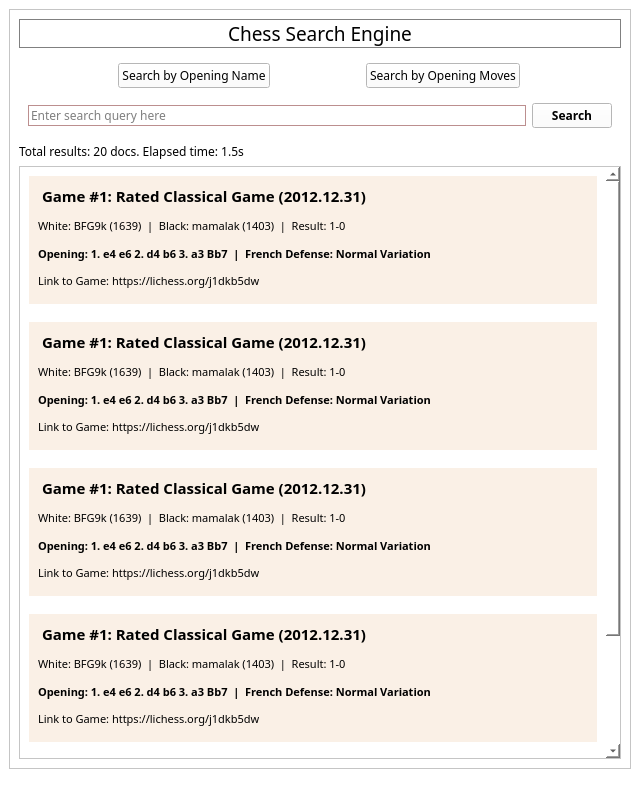
<?xml version="1.0" encoding="UTF-8"?>
<ui version="4.0">
 <class>MainWindow</class>
 <widget class="QMainWindow" name="MainWindow">
  <property name="geometry">
   <rect>
    <x>0</x>
    <y>0</y>
    <width>640</width>
    <height>800</height>
   </rect>
  </property>
  <property name="windowTitle">
   <string>MainWindow</string>
  </property>
  <property name="styleSheet">
   <string notr="true">background-color: rgb(255, 255, 255)</string>
  </property>
  <widget class="QWidget" name="centralwidget">
   <layout class="QVBoxLayout" name="verticalLayout_2">
    <item>
     <widget class="QScrollArea" name="scrollArea">
      <property name="widgetResizable">
       <bool>true</bool>
      </property>
      <widget class="QWidget" name="scrollAreaWidgetContents">
       <property name="geometry">
        <rect>
         <x>0</x>
         <y>0</y>
         <width>620</width>
         <height>739</height>
        </rect>
       </property>
       <layout class="QVBoxLayout" name="verticalLayout">
        <item>
         <widget class="QLabel" name="label_21">
          <property name="font">
           <font>
            <family>Lucida Sans</family>
            <pointsize>14</pointsize>
            <weight>50</weight>
            <bold>false</bold>
           </font>
          </property>
          <property name="styleSheet">
           <string notr="true">border: 1px solid grey</string>
          </property>
          <property name="text">
           <string>Chess Search Engine</string>
          </property>
          <property name="alignment">
           <set>Qt::AlignCenter</set>
          </property>
          <property name="margin">
           <number>8</number>
          </property>
         </widget>
        </item>
        <item>
         <widget class="QWidget" name="widget" native="true">
          <layout class="QHBoxLayout" name="horizontalLayout_2">
           <property name="bottomMargin">
            <number>0</number>
           </property>
           <item>
            <widget class="QPushButton" name="pushButton_2">
             <property name="sizePolicy">
              <sizepolicy hsizetype="Fixed" vsizetype="Fixed">
               <horstretch>0</horstretch>
               <verstretch>0</verstretch>
              </sizepolicy>
             </property>
             <property name="font">
              <font>
               <family>Lucida Sans</family>
               <pointsize>9</pointsize>
               <weight>50</weight>
               <bold>false</bold>
              </font>
             </property>
             <property name="text">
              <string>Search by Opening Name</string>
             </property>
             <property name="checkable">
              <bool>true</bool>
             </property>
            </widget>
           </item>
           <item>
            <widget class="QPushButton" name="pushButton_3">
             <property name="sizePolicy">
              <sizepolicy hsizetype="Fixed" vsizetype="Fixed">
               <horstretch>0</horstretch>
               <verstretch>0</verstretch>
              </sizepolicy>
             </property>
             <property name="font">
              <font>
               <family>Lucida Sans</family>
               <pointsize>9</pointsize>
              </font>
             </property>
             <property name="text">
              <string>Search by Opening Moves</string>
             </property>
             <property name="checkable">
              <bool>true</bool>
             </property>
            </widget>
           </item>
          </layout>
         </widget>
        </item>
        <item>
         <widget class="QWidget" name="widget_2" native="true">
          <layout class="QHBoxLayout" name="horizontalLayout_3">
           <item>
            <widget class="QLineEdit" name="lineEdit">
             <property name="font">
              <font>
               <family>Lucida Sans</family>
               <pointsize>9</pointsize>
              </font>
             </property>
             <property name="toolTip">
              <string/>
             </property>
             <property name="styleSheet">
              <string notr="true">border: 1px solid rosybrown</string>
             </property>
             <property name="placeholderText">
              <string>Enter search query here</string>
             </property>
            </widget>
           </item>
           <item>
            <widget class="QPushButton" name="pushButton">
             <property name="font">
              <font>
               <family>Lucida Sans</family>
               <pointsize>9</pointsize>
               <weight>75</weight>
               <bold>true</bold>
              </font>
             </property>
             <property name="text">
              <string>Search</string>
             </property>
            </widget>
           </item>
          </layout>
         </widget>
        </item>
        <item>
         <widget class="QLabel" name="label_38">
          <property name="font">
           <font>
            <family>Lucida Sans Unicode</family>
           </font>
          </property>
          <property name="text">
           <string>Total results: 20 docs. Elapsed time: 1.5s</string>
          </property>
         </widget>
        </item>
        <item>
         <widget class="QScrollArea" name="scrollArea_2">
          <property name="widgetResizable">
           <bool>true</bool>
          </property>
          <widget class="QWidget" name="scrollAreaWidgetContents_2">
           <property name="geometry">
            <rect>
             <x>0</x>
             <y>-70</y>
             <width>583</width>
             <height>645</height>
            </rect>
           </property>
           <property name="sizePolicy">
            <sizepolicy hsizetype="Preferred" vsizetype="Fixed">
             <horstretch>0</horstretch>
             <verstretch>0</verstretch>
            </sizepolicy>
           </property>
           <property name="styleSheet">
            <string notr="true"/>
           </property>
           <layout class="QVBoxLayout" name="verticalLayout_3">
            <property name="spacing">
             <number>18</number>
            </property>
            <item>
             <widget class="QWidget" name="gridWidget_6" native="true">
              <property name="styleSheet">
               <string notr="true">background-color: linen</string>
              </property>
              <layout class="QVBoxLayout" name="verticalLayout_12">
               <property name="spacing">
                <number>0</number>
               </property>
               <item>
                <widget class="QLabel" name="label_34">
                 <property name="font">
                  <font>
                   <family>Lucida Sans</family>
                   <pointsize>11</pointsize>
                   <weight>75</weight>
                   <bold>true</bold>
                  </font>
                 </property>
                 <property name="styleSheet">
                  <string notr="true">margin-bottom: 5</string>
                 </property>
                 <property name="text">
                  <string>Game #1: Rated Classical Game (2012.12.31)</string>
                 </property>
                 <property name="wordWrap">
                  <bool>true</bool>
                 </property>
                 <property name="textInteractionFlags">
                  <set>Qt::TextSelectableByMouse</set>
                 </property>
                </widget>
               </item>
               <item>
                <widget class="QLabel" name="label_35">
                 <property name="font">
                  <font>
                   <family>Lucida Sans</family>
                   <pointsize>8</pointsize>
                   <weight>50</weight>
                   <bold>false</bold>
                  </font>
                 </property>
                 <property name="text">
                  <string>White: BFG9k (1639)  |  Black: mamalak (1403)  |  Result: 1-0</string>
                 </property>
                 <property name="wordWrap">
                  <bool>false</bool>
                 </property>
                 <property name="textInteractionFlags">
                  <set>Qt::TextSelectableByMouse</set>
                 </property>
                </widget>
               </item>
               <item>
                <widget class="QLabel" name="label_36">
                 <property name="font">
                  <font>
                   <family>Lucida Sans</family>
                   <pointsize>8</pointsize>
                   <weight>75</weight>
                   <bold>true</bold>
                  </font>
                 </property>
                 <property name="text">
                  <string>Opening: 1. e4 e6 2. d4 b6 3. a3 Bb7  |  French Defense: Normal Variation</string>
                 </property>
                 <property name="wordWrap">
                  <bool>true</bool>
                 </property>
                 <property name="textInteractionFlags">
                  <set>Qt::TextSelectableByMouse</set>
                 </property>
                </widget>
               </item>
               <item>
                <widget class="QLabel" name="label_37">
                 <property name="font">
                  <font>
                   <family>Lucida Sans</family>
                   <pointsize>8</pointsize>
                   <weight>50</weight>
                   <bold>false</bold>
                  </font>
                 </property>
                 <property name="text">
                  <string>Link to Game: https://lichess.org/j1dkb5dw</string>
                 </property>
                 <property name="wordWrap">
                  <bool>false</bool>
                 </property>
                 <property name="textInteractionFlags">
                  <set>Qt::TextSelectableByMouse</set>
                 </property>
                </widget>
               </item>
              </layout>
             </widget>
            </item>
            <item>
             <widget class="QWidget" name="gridWidget_5" native="true">
              <property name="styleSheet">
               <string notr="true">background-color: linen</string>
              </property>
              <layout class="QVBoxLayout" name="verticalLayout_11">
               <property name="spacing">
                <number>0</number>
               </property>
               <item>
                <widget class="QLabel" name="label_30">
                 <property name="font">
                  <font>
                   <family>Lucida Sans</family>
                   <pointsize>11</pointsize>
                   <weight>75</weight>
                   <bold>true</bold>
                  </font>
                 </property>
                 <property name="styleSheet">
                  <string notr="true">margin-bottom: 5</string>
                 </property>
                 <property name="text">
                  <string>Game #1: Rated Classical Game (2012.12.31)</string>
                 </property>
                 <property name="wordWrap">
                  <bool>true</bool>
                 </property>
                 <property name="textInteractionFlags">
                  <set>Qt::TextSelectableByMouse</set>
                 </property>
                </widget>
               </item>
               <item>
                <widget class="QLabel" name="label_31">
                 <property name="font">
                  <font>
                   <family>Lucida Sans</family>
                   <pointsize>8</pointsize>
                   <weight>50</weight>
                   <bold>false</bold>
                  </font>
                 </property>
                 <property name="text">
                  <string>White: BFG9k (1639)  |  Black: mamalak (1403)  |  Result: 1-0</string>
                 </property>
                 <property name="wordWrap">
                  <bool>false</bool>
                 </property>
                 <property name="textInteractionFlags">
                  <set>Qt::TextSelectableByMouse</set>
                 </property>
                </widget>
               </item>
               <item>
                <widget class="QLabel" name="label_32">
                 <property name="font">
                  <font>
                   <family>Lucida Sans</family>
                   <pointsize>8</pointsize>
                   <weight>75</weight>
                   <bold>true</bold>
                  </font>
                 </property>
                 <property name="text">
                  <string>Opening: 1. e4 e6 2. d4 b6 3. a3 Bb7  |  French Defense: Normal Variation</string>
                 </property>
                 <property name="wordWrap">
                  <bool>true</bool>
                 </property>
                 <property name="textInteractionFlags">
                  <set>Qt::TextSelectableByMouse</set>
                 </property>
                </widget>
               </item>
               <item>
                <widget class="QLabel" name="label_33">
                 <property name="font">
                  <font>
                   <family>Lucida Sans</family>
                   <pointsize>8</pointsize>
                   <weight>50</weight>
                   <bold>false</bold>
                  </font>
                 </property>
                 <property name="text">
                  <string>Link to Game: https://lichess.org/j1dkb5dw</string>
                 </property>
                 <property name="wordWrap">
                  <bool>false</bool>
                 </property>
                 <property name="textInteractionFlags">
                  <set>Qt::TextSelectableByMouse</set>
                 </property>
                </widget>
               </item>
              </layout>
             </widget>
            </item>
            <item>
             <widget class="QWidget" name="gridWidget_4" native="true">
              <property name="styleSheet">
               <string notr="true">background-color: linen</string>
              </property>
              <layout class="QVBoxLayout" name="verticalLayout_10">
               <property name="spacing">
                <number>0</number>
               </property>
               <item>
                <widget class="QLabel" name="label_26">
                 <property name="font">
                  <font>
                   <family>Lucida Sans</family>
                   <pointsize>11</pointsize>
                   <weight>75</weight>
                   <bold>true</bold>
                  </font>
                 </property>
                 <property name="styleSheet">
                  <string notr="true">margin-bottom: 5</string>
                 </property>
                 <property name="text">
                  <string>Game #1: Rated Classical Game (2012.12.31)</string>
                 </property>
                 <property name="wordWrap">
                  <bool>true</bool>
                 </property>
                 <property name="textInteractionFlags">
                  <set>Qt::TextSelectableByMouse</set>
                 </property>
                </widget>
               </item>
               <item>
                <widget class="QLabel" name="label_27">
                 <property name="font">
                  <font>
                   <family>Lucida Sans</family>
                   <pointsize>8</pointsize>
                   <weight>50</weight>
                   <bold>false</bold>
                  </font>
                 </property>
                 <property name="text">
                  <string>White: BFG9k (1639)  |  Black: mamalak (1403)  |  Result: 1-0</string>
                 </property>
                 <property name="wordWrap">
                  <bool>false</bool>
                 </property>
                 <property name="textInteractionFlags">
                  <set>Qt::TextSelectableByMouse</set>
                 </property>
                </widget>
               </item>
               <item>
                <widget class="QLabel" name="label_28">
                 <property name="font">
                  <font>
                   <family>Lucida Sans</family>
                   <pointsize>8</pointsize>
                   <weight>75</weight>
                   <bold>true</bold>
                  </font>
                 </property>
                 <property name="text">
                  <string>Opening: 1. e4 e6 2. d4 b6 3. a3 Bb7  |  French Defense: Normal Variation</string>
                 </property>
                 <property name="wordWrap">
                  <bool>true</bool>
                 </property>
                 <property name="textInteractionFlags">
                  <set>Qt::TextSelectableByMouse</set>
                 </property>
                </widget>
               </item>
               <item>
                <widget class="QLabel" name="label_29">
                 <property name="font">
                  <font>
                   <family>Lucida Sans</family>
                   <pointsize>8</pointsize>
                   <weight>50</weight>
                   <bold>false</bold>
                  </font>
                 </property>
                 <property name="text">
                  <string>Link to Game: https://lichess.org/j1dkb5dw</string>
                 </property>
                 <property name="wordWrap">
                  <bool>false</bool>
                 </property>
                 <property name="textInteractionFlags">
                  <set>Qt::TextSelectableByMouse</set>
                 </property>
                </widget>
               </item>
              </layout>
             </widget>
            </item>
            <item>
             <widget class="QWidget" name="gridWidget_3" native="true">
              <property name="styleSheet">
               <string notr="true">background-color: linen</string>
              </property>
              <layout class="QVBoxLayout" name="verticalLayout_9">
               <property name="spacing">
                <number>0</number>
               </property>
               <item>
                <widget class="QLabel" name="label_22">
                 <property name="font">
                  <font>
                   <family>Lucida Sans</family>
                   <pointsize>11</pointsize>
                   <weight>75</weight>
                   <bold>true</bold>
                  </font>
                 </property>
                 <property name="styleSheet">
                  <string notr="true">margin-bottom: 5</string>
                 </property>
                 <property name="text">
                  <string>Game #1: Rated Classical Game (2012.12.31)</string>
                 </property>
                 <property name="wordWrap">
                  <bool>true</bool>
                 </property>
                 <property name="textInteractionFlags">
                  <set>Qt::TextSelectableByMouse</set>
                 </property>
                </widget>
               </item>
               <item>
                <widget class="QLabel" name="label_23">
                 <property name="font">
                  <font>
                   <family>Lucida Sans</family>
                   <pointsize>8</pointsize>
                   <weight>50</weight>
                   <bold>false</bold>
                  </font>
                 </property>
                 <property name="text">
                  <string>White: BFG9k (1639)  |  Black: mamalak (1403)  |  Result: 1-0</string>
                 </property>
                 <property name="wordWrap">
                  <bool>false</bool>
                 </property>
                 <property name="textInteractionFlags">
                  <set>Qt::TextSelectableByMouse</set>
                 </property>
                </widget>
               </item>
               <item>
                <widget class="QLabel" name="label_24">
                 <property name="font">
                  <font>
                   <family>Lucida Sans</family>
                   <pointsize>8</pointsize>
                   <weight>75</weight>
                   <bold>true</bold>
                  </font>
                 </property>
                 <property name="text">
                  <string>Opening: 1. e4 e6 2. d4 b6 3. a3 Bb7  |  French Defense: Normal Variation</string>
                 </property>
                 <property name="wordWrap">
                  <bool>true</bool>
                 </property>
                 <property name="textInteractionFlags">
                  <set>Qt::TextSelectableByMouse</set>
                 </property>
                </widget>
               </item>
               <item>
                <widget class="QLabel" name="label_25">
                 <property name="font">
                  <font>
                   <family>Lucida Sans</family>
                   <pointsize>8</pointsize>
                   <weight>50</weight>
                   <bold>false</bold>
                  </font>
                 </property>
                 <property name="text">
                  <string>Link to Game: https://lichess.org/j1dkb5dw</string>
                 </property>
                 <property name="wordWrap">
                  <bool>false</bool>
                 </property>
                 <property name="textInteractionFlags">
                  <set>Qt::TextSelectableByMouse</set>
                 </property>
                </widget>
               </item>
              </layout>
             </widget>
            </item>
            <item>
             <widget class="QWidget" name="gridWidget_2" native="true">
              <property name="styleSheet">
               <string notr="true">background-color: linen</string>
              </property>
              <layout class="QVBoxLayout" name="verticalLayout_4">
               <property name="spacing">
                <number>0</number>
               </property>
               <item>
                <widget class="QLabel" name="label_2">
                 <property name="font">
                  <font>
                   <family>Lucida Sans</family>
                   <pointsize>11</pointsize>
                   <weight>75</weight>
                   <bold>true</bold>
                  </font>
                 </property>
                 <property name="styleSheet">
                  <string notr="true">margin-bottom: 5</string>
                 </property>
                 <property name="text">
                  <string>Game #1: Rated Classical Game (2012.12.31)</string>
                 </property>
                 <property name="wordWrap">
                  <bool>true</bool>
                 </property>
                 <property name="textInteractionFlags">
                  <set>Qt::TextSelectableByMouse</set>
                 </property>
                </widget>
               </item>
               <item>
                <widget class="QLabel" name="label">
                 <property name="font">
                  <font>
                   <family>Lucida Sans</family>
                   <pointsize>8</pointsize>
                   <weight>50</weight>
                   <bold>false</bold>
                  </font>
                 </property>
                 <property name="text">
                  <string>White: BFG9k (1639)  |  Black: mamalak (1403)  |  Result: 1-0</string>
                 </property>
                 <property name="wordWrap">
                  <bool>false</bool>
                 </property>
                 <property name="textInteractionFlags">
                  <set>Qt::TextSelectableByMouse</set>
                 </property>
                </widget>
               </item>
               <item>
                <widget class="QLabel" name="label_4">
                 <property name="font">
                  <font>
                   <family>Lucida Sans</family>
                   <pointsize>8</pointsize>
                   <weight>75</weight>
                   <bold>true</bold>
                  </font>
                 </property>
                 <property name="text">
                  <string>Opening: 1. e4 e6 2. d4 b6 3. a3 Bb7  |  French Defense: Normal Variation</string>
                 </property>
                 <property name="wordWrap">
                  <bool>true</bool>
                 </property>
                 <property name="textInteractionFlags">
                  <set>Qt::TextSelectableByMouse</set>
                 </property>
                </widget>
               </item>
               <item>
                <widget class="QLabel" name="label_3">
                 <property name="font">
                  <font>
                   <family>Lucida Sans</family>
                   <pointsize>8</pointsize>
                   <weight>50</weight>
                   <bold>false</bold>
                  </font>
                 </property>
                 <property name="text">
                  <string>Link to Game: https://lichess.org/j1dkb5dw</string>
                 </property>
                 <property name="wordWrap">
                  <bool>false</bool>
                 </property>
                 <property name="textInteractionFlags">
                  <set>Qt::TextSelectableByMouse</set>
                 </property>
                </widget>
               </item>
              </layout>
             </widget>
            </item>
           </layout>
          </widget>
         </widget>
        </item>
       </layout>
      </widget>
     </widget>
    </item>
   </layout>
  </widget>
  <widget class="QMenuBar" name="menubar">
   <property name="geometry">
    <rect>
     <x>0</x>
     <y>0</y>
     <width>640</width>
     <height>21</height>
    </rect>
   </property>
  </widget>
  <widget class="QStatusBar" name="statusbar"/>
 </widget>
 <resources/>
 <connections/>
</ui>
